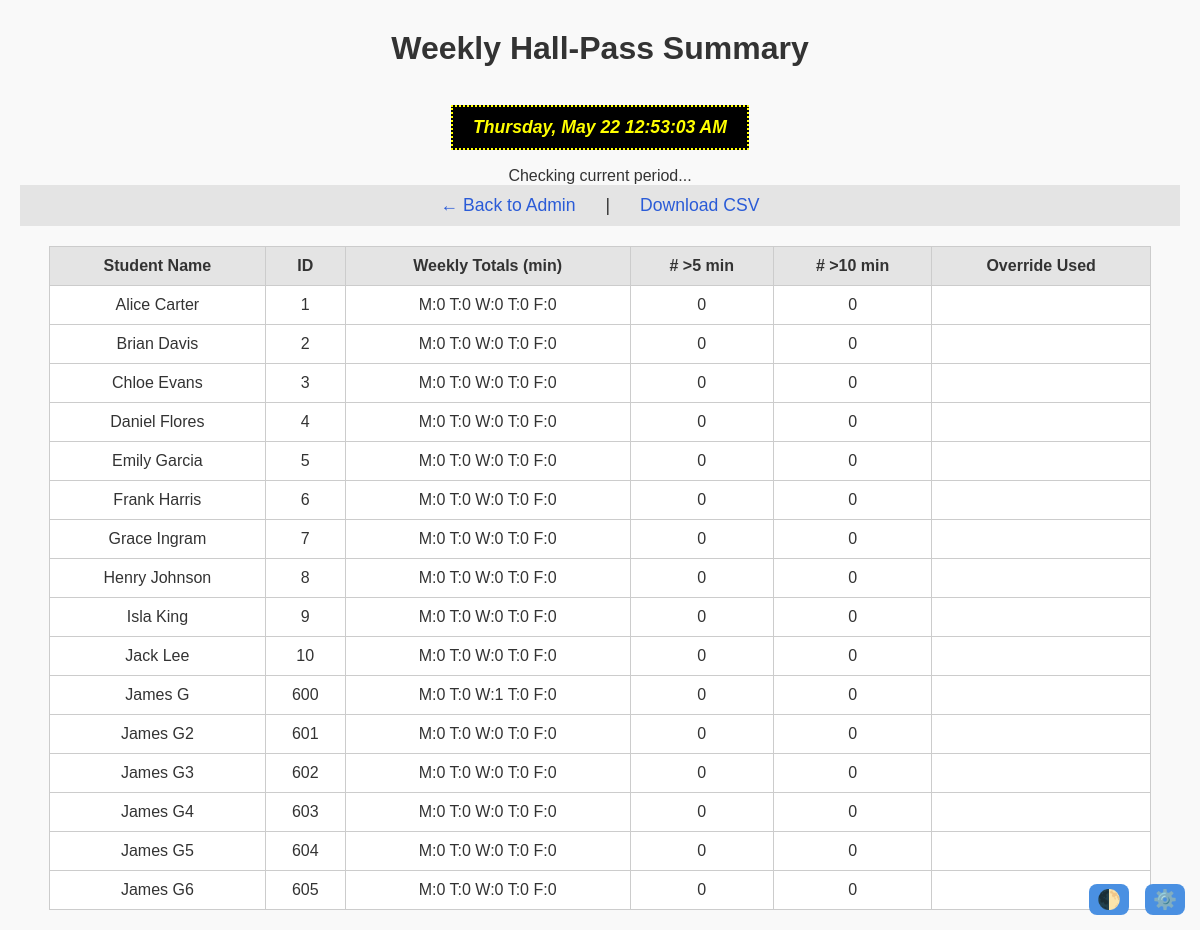
The app's page /admin_report (signed in) with its own data.
### src/models.py (models this page shows, shortened)
class User(db.Model):
    __tablename__ = "users"
    id       = db.Column(db.String, primary_key=True)  # login ID
    name     = db.Column(db.String, nullable=False)
    email    = db.Column(db.String, unique=True, nullable=False)
    role     = db.Column(db.String, nullable=False)  # "student", "teacher"
    password = db.Column(db.String, nullable=False)
    passes   = db.relationship("Pass", backref="student", lazy=True, foreign_keys='Pass.student_id')
    audits   = db.relationship("AuditLog", backref="student", lazy=True, foreign_keys='AuditLog.student_id')
    periods  = db.relationship("StudentPeriod", backref="student", lazy=True, foreign_keys='StudentPeriod.student_id')

### src/routes/report.py (the view)
@report_bp.route('/admin_report')
def admin_report():
    if not session.get('logged_in'):
        return redirect(url_for('auth.admin_login'))
    report_data = []
    for student in User.query.filter_by(role="student"):
        records = Pass.query.filter_by(student_id=student.id).all()
        day_totals = {d: 0 for d in REPORT_DAYS}
        over_5 = sum(1 for r in records if (r.total_pass_time or 0) > THRESHOLDS["over_5"])
        over_10 = sum(1 for r in records if (r.total_pass_time or 0) > THRESHOLDS["over_10"])
        used_override = any(r.is_override for r in records)
        for r in records:
            dname = r.date.strftime('%A')
            if dname in day_totals:
                day_totals[dname] += r.total_pass_time or 0
        weekly = ' '.join(f"{d[0]}:{day_totals[d]//60}" for d in REPORT_DAYS)
        report_data.append({
            'student_name': student.name,
            'student_id': student.id,
            'weekly_report': weekly,
            'passes_over_5_min': over_5,
            'passes_over_10_min': over_10,
            'used_override': '✔️' if used_override else ''
        })
    return render_template('admin_report.html', report_data=report_data)

### src/routes/auth.py (called while the page is built)
@auth_bp.before_app_request
def enforce_session_timeout():
    session.permanent = True
    current_app.permanent_session_lifetime = timedelta(
        minutes=SESSION_TIMEOUT_MIN
    )

### templates/admin_report.html (shortened to what this page needs)
<!DOCTYPE html>
<html lang="en">
<head>
  <link rel="stylesheet" href="{{ url_for('static', filename='css/style.css') }}">
</head>
<body>
  <h1>Weekly Hall‑Pass Summary</h1>
  <div id="custom-clock" class="custom-clock">Loading time…</div>
  <div class="period" id="period">Checking current period...</div>
  <nav>
    <a href="{{ url_for('admin.admin_view') }}">← Back to Admin</a> |
    <a href="{{ url_for('report.admin_report_csv') }}">Download CSV</a>
  </nav>
  <table>
    <thead>
      <tr>
        <th>Student Name</th>
        <th>ID</th>
        <th>Weekly Totals&nbsp;(min)</th>
        <th>#&nbsp;>5&nbsp;min</th>
        <th>#&nbsp;>10&nbsp;min</th>
        <th>Override Used</th>
      </tr>
    </thead>
    <tbody>
      {% for row in report_data %}
      <tr>
        <td>{{ row.student_name }}</td>
        <td>{{ row.student_id }}</td>
        <td>{{ row.weekly_report }}</td>
        <td>{{ row.passes_over_5_min }}</td>
        <td>{{ row.passes_over_10_min }}</td>
        <td>{{ row.used_override }}</td>
      </tr>
      {% endfor %}
    </tbody>
  </table>
</body>
</html>

### static/css/style.css (style rules this page uses)
:root { --bg: #f9f9f9; --text: #333; --card-bg: white; --link: #2a5bd7; --link-hover: #1e40af; --btn-bg: #4a90e2; --btn-hover: #357ab8; --border: #ccc; --error: red; --table-header: #e4e4e4; }
body { font-family: Arial, sans-serif; margin: 0; padding: 20px; background: var(--bg); color: var(--text); text-align: center; }
h1, h2 { margin-top: 10px; margin-bottom: 20px; color: var(--text); }
nav { margin-bottom: 20px; background: var(--table-header); padding: 10px 0; display: flex; justify-content: center; gap: 20px; font-size: 1.1em; }
a { color: var(--link); text-decoration: none; margin: 0 10px; }
table { margin: auto; border-collapse: collapse; width: 95%; background: var(--card-bg); }
th, td { border: 1px solid var(--border); padding: 10px; text-align: center; vertical-align: middle; }
th { background: var(--table-header); }
.custom-clock, .clock { background-color: black; color: yellow; border: 2px dotted yellow; font-family: sans-serif; font-style: italic; font-weight: bold; font-size: 1.1em; padding: 10px 20px; display: inline-block; margin: 1em auto; }

### records on screen
User: student_name "Alice Carter", student_id "1", weekly_report "M:0 T:0 W:0 T:0 F:0", passes_over_5_min "0", passes_over_10_min "0"
User: student_name "Brian Davis", student_id "2", weekly_report "M:0 T:0 W:0 T:0 F:0", passes_over_5_min "0", passes_over_10_min "0"
User: student_name "Chloe Evans", student_id "3", weekly_report "M:0 T:0 W:0 T:0 F:0", passes_over_5_min "0", passes_over_10_min "0"
User: student_name "Daniel Flores", student_id "4", weekly_report "M:0 T:0 W:0 T:0 F:0", passes_over_5_min "0", passes_over_10_min "0"
User: student_name "Emily Garcia", student_id "5", weekly_report "M:0 T:0 W:0 T:0 F:0", passes_over_5_min "0", passes_over_10_min "0"
User: student_name "Frank Harris", student_id "6", weekly_report "M:0 T:0 W:0 T:0 F:0", passes_over_5_min "0", passes_over_10_min "0"
User: student_name "Grace Ingram", student_id "7", weekly_report "M:0 T:0 W:0 T:0 F:0", passes_over_5_min "0", passes_over_10_min "0"
User: student_name "Henry Johnson", student_id "8", weekly_report "M:0 T:0 W:0 T:0 F:0", passes_over_5_min "0", passes_over_10_min "0"
User: student_name "Isla King", student_id "9", weekly_report "M:0 T:0 W:0 T:0 F:0", passes_over_5_min "0", passes_over_10_min "0"
User: student_name "Jack Lee", student_id "10", weekly_report "M:0 T:0 W:0 T:0 F:0", passes_over_5_min "0", passes_over_10_min "0"
User: student_name "James G", student_id "600", weekly_report "M:0 T:0 W:1 T:0 F:0", passes_over_5_min "0", passes_over_10_min "0"
User: student_name "James G2", student_id "601", weekly_report "M:0 T:0 W:0 T:0 F:0", passes_over_5_min "0", passes_over_10_min "0"
User: student_name "James G3", student_id "602", weekly_report "M:0 T:0 W:0 T:0 F:0", passes_over_5_min "0", passes_over_10_min "0"
User: student_name "James G4", student_id "603", weekly_report "M:0 T:0 W:0 T:0 F:0", passes_over_5_min "0", passes_over_10_min "0"
User: student_name "James G5", student_id "604", weekly_report "M:0 T:0 W:0 T:0 F:0", passes_over_5_min "0", passes_over_10_min "0"
User: student_name "James G6", student_id "605", weekly_report "M:0 T:0 W:0 T:0 F:0", passes_over_5_min "0", passes_over_10_min "0"
